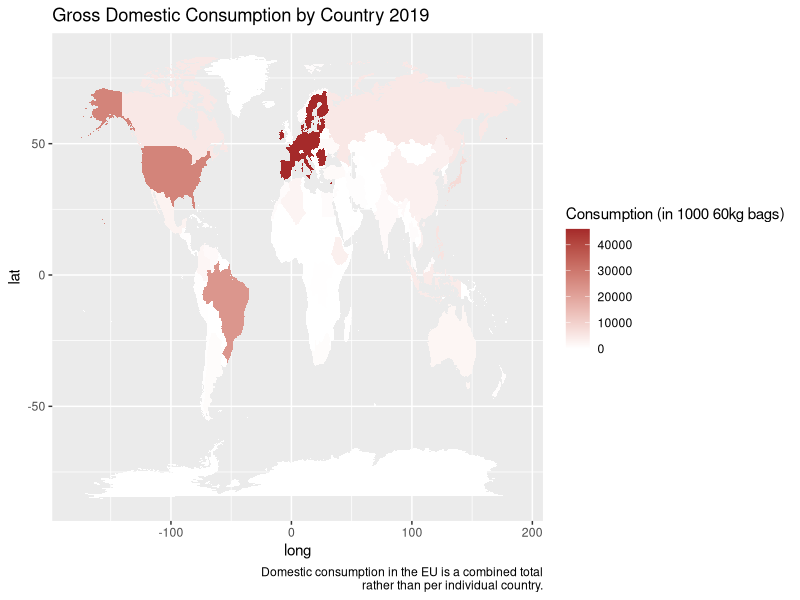

The R script that drew this image:
library("ggplot2")
library("dplyr")
library("maps")

df <- read.csv("../data/coffee_df.csv", stringsAsFactors = FALSE)

consumption_2019 <- df %>%
  select(Country_Name, Market_Year, Domestic.Consumption) %>%
  filter(Market_Year == 2019)

# make country names match
consumption_2019[65, "Country_Name"] <- "USA"
consumption_2019[14, "Country_Name"] <- "Democratic Republic of the Congo"
consumption_2019[16, "Country_Name"] <- "Ivory Coast"
consumption_2019[36, "Country_Name"] <- "South Korea"

eu_members <- c("Austria", "Belgium", "Bulgaria", "Croatia", "Cyprus",
"Czech Republic", "Denmark", "Estonia", "Finland", "France", "Germany",
"Greece, Hungary", "Ireland", "Italy", "Latvia", "Lithuania", "Luxembourg",
"Malta", "Netherlands", "Poland", "Portugal", "Romania", "Slovakia",
"Slovenia", "Spain", "Sweden")
eu_consumption <- consumption_2019 %>%
  filter(Country_Name == "European Union") %>%
  pull(Domestic.Consumption)
eu_df <- data.frame(Country_Name = eu_members, Market_Year = 2019,
                             Domestic.Consumption = eu_consumption)
consumption_2019 <- rbind(consumption_2019, eu_df)

world <- map_data("world") %>%
  left_join(consumption_2019, by = c("region" = "Country_Name")) %>%
  replace(is.na(.), 0)

map <- ggplot(data = world) +
  geom_polygon(
    mapping = aes(x = long, y = lat, group = group,
                  fill = Domestic.Consumption),
    color = "brown",
    size = .01
  ) +
  scale_fill_continuous(low = "white", high = "brown") +
  labs(title = "Gross Domestic Consumption by Country 2019",
       caption = "Domestic consumption in the EU is a combined total
       rather than per individual country.",
       fill = "Consumption (in 1000 60kg bags)")
